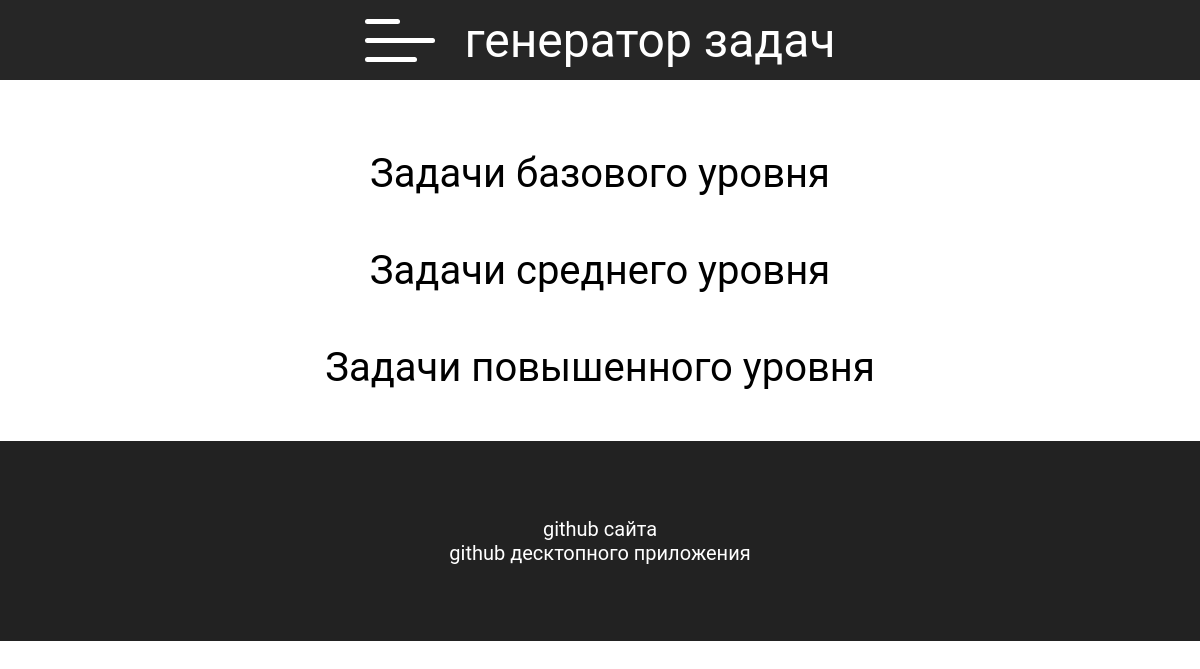
The app's page /hamming/tasks/, older data.
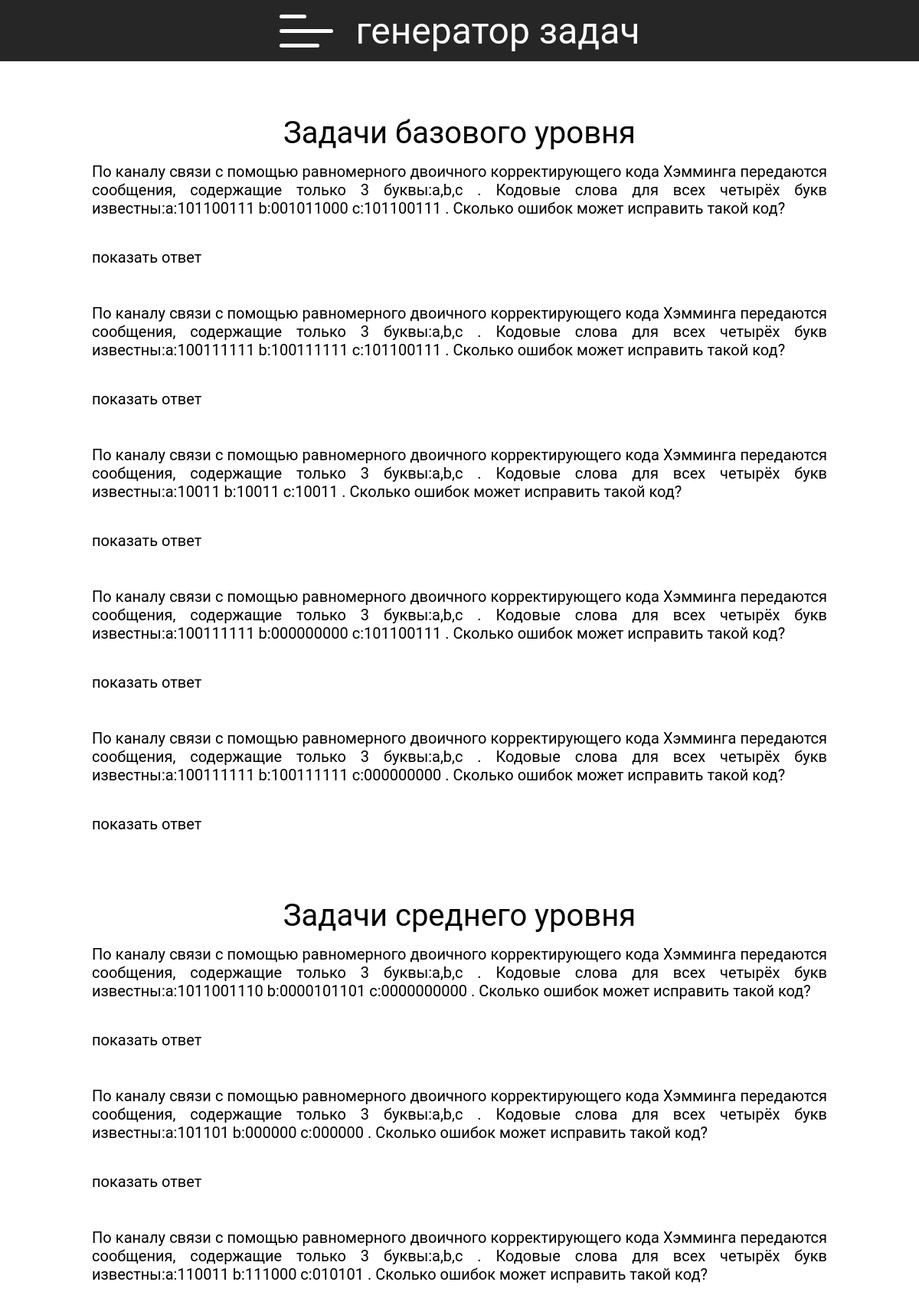
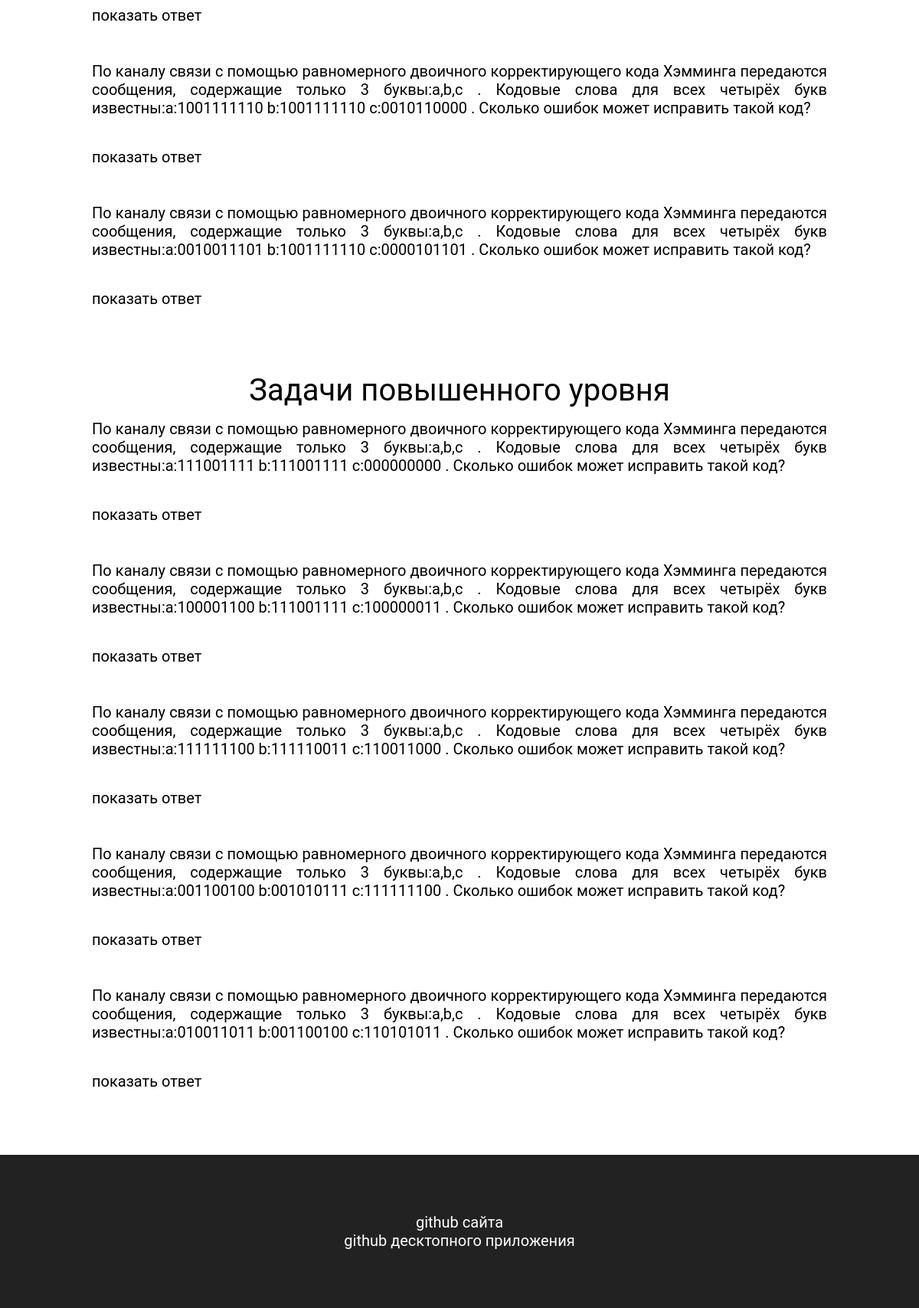
The same page, newer data (2 pictures, top to bottom).
### hamming/models.py (models this page shows, shortened)
class Task(models.Model):
    text = models.TextField(help_text='содержимое задания')
    answer = models.CharField(max_length=50, help_text='ответ на задание')
    level = models.IntegerField(default=0, help_text='уровень сложности')

### hamming/views.py (the view)
# urls.py: path('tasks/', views.tasks_page, name='tasks')
def tasks_page(request):
    task2 = Task.objects.all().filter(level=2)
    task3 = Task.objects.all().filter(level=3)
    task5 = Task.objects.all().filter(level=5)
    return render(request, 'tasks_hamming.html', {
        'tasks2': task2,
        'tasks3': task3,
        'tasks5': task5
    })

### hamming/templates/tasks_hamming.html (shortened to what this page needs)
<!DOCTYPE html>
<html lang="en">
<head>
    {% load static %}
    <link rel="stylesheet" type="text/css" href="{% static 'codes.css' %}">
</head>
<body>
    <header>
        <label for="check" >
            <span></span>
            <span></span>
            <span></span>
        </label>
        <div class="name">генератор задач</div>
    </header>
    <div id="wrap">
        <main>
            <div class="paragraf" style="padding-bottom: 50px;" id="base">
                <div class="label">Задачи базового уровня</div>
                {% for task2 in tasks2 %}
                <div class="task">
                    <div class="text">{{ task2.text }}</div>
                    <p><a onclick="changeVisibility('{{ task2.id }}')" style="color: black">показать ответ</a></p>
                </div>
                {% endfor %}
            </div>
            <div class="paragraf" style="padding-bottom: 50px;" id="norm">
                <div class="label">Задачи среднего уровня</div>
                {% for task3 in tasks3 %}
                <div class="task">
                    <div class="text">{{ task3.text }}</div>
                    <p><a onclick="changeVisibility('{{ task3.id }}')" style="color: black">показать ответ</a></p>
                </div>
                {% endfor %}
            </div>
            <div class="paragraf" style="padding-bottom: 50px;" id="high">
                <div class="label">Задачи повышенного уровня</div>
                {% for task5 in tasks5 %}
                <div class="task">
                    <div class="text">{{ task5.text }}</div>
                    <p><a onclick="changeVisibility('{{ task5.id }}')" style="color: black">показать ответ</a></p>
                </div>
                {% endfor %}
            </div>
        </main>
    </div>
    <footer id="footer">
        <a href="https://github.com/kalibdune/web_theory_of_coding" target="_blank">github сайта</a>
        <a href="https://github.com/kalibdune/theory_of_coding" target="_blank">github десктопного приложения</a>
    </footer>
</body>
</html>

### main/static/codes.css (style rules this page uses)
* { margin: 0; padding: 0; border: 0; font-size: 100%; font: inherit; vertical-align: baseline; outline: none; font-family: 'Roboto', sans-serif; box-sizing: border-box; }
header { z-index: 1; position: fixed; width: 100vw; height: 10vh; display: flex; justify-content: center; align-items: center; font-size: 1.5em; background-color: rgba(0,0,0,0.85); }
body { overflow-x: hidden; }
a { text-decoration: none; color: white; }
label { display:flex; flex-direction:column; width:70px; cursor:pointer; margin-right: 30px; }
label span { background: #fff; border-radius:10px; height:5px; margin: 7px 0; transition: .4s cubic-bezier(0.68, -0.6, 0.32, 1.6); }
span:nth-of-type(1) { width:50%; }
span:nth-of-type(2) { width:100%; }
span:nth-of-type(3) { width:75%; }
.name { color:white; font-size: 2em; }
main { padding-top:150px; font-size: 1.25em; display: flex; justify-content: center; flex-direction: column; align-items: center; width: 80vw; }
#wrap { display: flex; justify-content: center; flex-direction: column; align-items: center; width: 100vw; }
.paragraf { display: flex; justify-content: center; flex-direction: column; }
.label { font-size: 2em; display: flex; justify-content: center; text-align: center; }
.text { padding-top: 5px; display: flex; justify-content: center; flex-direction: column; align-items:center; text-align: justify; padding-bottom: 40px; font-size: 1em; }
.task { padding-top: 10px; padding-bottom: 10px; }
footer { width: 100%; height: 200px; background-color: rgb(34, 34, 34); display: flex; flex-direction: column; justify-content: center; align-items: center; }
footer a { display: flex; color: white; text-decoration: none; font-size: 1.25em; }

Row changes from the older to the newer data that the page shows:
added Task: text "По каналу связи с помощью равномерного двоичного корректирующего кода Хэмминга передаются сообщения, содержащие только 3 буквы:a,b,c . Кодовые слова для всех четырёх букв известны:a:101100111 b:001011000 c:101100111 . Сколько ошибок может исправить такой код?"
added Task: text "По каналу связи с помощью равномерного двоичного корректирующего кода Хэмминга передаются сообщения, содержащие только 3 буквы:a,b,c . Кодовые слова для всех четырёх букв известны:a:100111111 b:100111111 c:101100111 . Сколько ошибок может исправить такой код?"
added Task: text "По каналу связи с помощью равномерного двоичного корректирующего кода Хэмминга передаются сообщения, содержащие только 3 буквы:a,b,c . Кодовые слова для всех четырёх букв известны:a:10011 b:10011 c:10011 . Сколько ошибок может исправить такой код?"
added Task: text "По каналу связи с помощью равномерного двоичного корректирующего кода Хэмминга передаются сообщения, содержащие только 3 буквы:a,b,c . Кодовые слова для всех четырёх букв известны:a:100111111 b:000000000 c:101100111 . Сколько ошибок может исправить такой код?"
added Task: text "По каналу связи с помощью равномерного двоичного корректирующего кода Хэмминга передаются сообщения, содержащие только 3 буквы:a,b,c . Кодовые слова для всех четырёх букв известны:a:100111111 b:100111111 c:000000000 . Сколько ошибок может исправить такой код?"
added Task: text "По каналу связи с помощью равномерного двоичного корректирующего кода Хэмминга передаются сообщения, содержащие только 3 буквы:a,b,c . Кодовые слова для всех четырёх букв известны:a:1011001110 b:0000101101 c:0000000000 . Сколько ошибок может исправить такой код?"
added Task: text "По каналу связи с помощью равномерного двоичного корректирующего кода Хэмминга передаются сообщения, содержащие только 3 буквы:a,b,c . Кодовые слова для всех четырёх букв известны:a:101101 b:000000 c:000000 . Сколько ошибок может исправить такой код?"
added Task: text "По каналу связи с помощью равномерного двоичного корректирующего кода Хэмминга передаются сообщения, содержащие только 3 буквы:a,b,c . Кодовые слова для всех четырёх букв известны:a:110011 b:111000 c:010101 . Сколько ошибок может исправить такой код?"
added Task: text "По каналу связи с помощью равномерного двоичного корректирующего кода Хэмминга передаются сообщения, содержащие только 3 буквы:a,b,c . Кодовые слова для всех четырёх букв известны:a:1001111110 b:1001111110 c:0010110000 . Сколько ошибок может исправить такой код?"
added Task: text "По каналу связи с помощью равномерного двоичного корректирующего кода Хэмминга передаются сообщения, содержащие только 3 буквы:a,b,c . Кодовые слова для всех четырёх букв известны:a:0010011101 b:1001111110 c:0000101101 . Сколько ошибок может исправить такой код?"
added Task: text "По каналу связи с помощью равномерного двоичного корректирующего кода Хэмминга передаются сообщения, содержащие только 3 буквы:a,b,c . Кодовые слова для всех четырёх букв известны:a:111001111 b:111001111 c:000000000 . Сколько ошибок может исправить такой код?"
added Task: text "По каналу связи с помощью равномерного двоичного корректирующего кода Хэмминга передаются сообщения, содержащие только 3 буквы:a,b,c . Кодовые слова для всех четырёх букв известны:a:100001100 b:111001111 c:100000011 . Сколько ошибок может исправить такой код?"
added Task: text "По каналу связи с помощью равномерного двоичного корректирующего кода Хэмминга передаются сообщения, содержащие только 3 буквы:a,b,c . Кодовые слова для всех четырёх букв известны:a:111111100 b:111110011 c:110011000 . Сколько ошибок может исправить такой код?"
added Task: text "По каналу связи с помощью равномерного двоичного корректирующего кода Хэмминга передаются сообщения, содержащие только 3 буквы:a,b,c . Кодовые слова для всех четырёх букв известны:a:001100100 b:001010111 c:111111100 . Сколько ошибок может исправить такой код?"
added Task: text "По каналу связи с помощью равномерного двоичного корректирующего кода Хэмминга передаются сообщения, содержащие только 3 буквы:a,b,c . Кодовые слова для всех четырёх букв известны:a:010011011 b:001100100 c:110101011 . Сколько ошибок может исправить такой код?"
